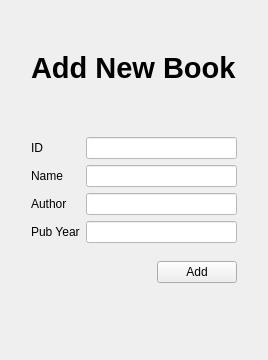
     <widget class="QWidget" name="page_add_book">
      <layout class="QGridLayout" name="gridLayout_9">
       <item row="3" column="1">
        <widget class="QLabel" name="label_33">
         <property name="text">
          <string>ID</string>
         </property>
        </widget>
       </item>
       <item row="6" column="1">
        <widget class="QLabel" name="label_36">
         <property name="text">
          <string>Pub Year</string>
         </property>
        </widget>
       </item>
       <item row="10" column="2">
        <spacer name="verticalSpacer_24">
         <property name="orientation">
          <enum>Qt::Vertical</enum>
         </property>
         <property name="sizeHint" stdset="0">
          <size>
           <width>20</width>
           <height>66</height>
          </size>
         </property>
        </spacer>
       </item>
       <item row="5" column="2" colspan="2">
        <widget class="QLineEdit" name="lineEdit_addBookAuthor">
         <property name="styleSheet">
          <string notr="true">background-color: rgb(255, 255, 255);
color: rgb(46, 52, 54);</string>
         </property>
        </widget>
       </item>
       <item row="1" column="1" colspan="3">
        <widget class="QLabel" name="label_32">
         <property name="font">
          <font>
           <pointsize>22</pointsize>
           <weight>75</weight>
           <bold>true</bold>
          </font>
         </property>
         <property name="text">
          <string>Add New Book</string>
         </property>
        </widget>
       </item>
       <item row="6" column="2" colspan="2">
        <widget class="QLineEdit" name="lineEdit_addBookYear">
         <property name="styleSheet">
          <string notr="true">background-color: rgb(255, 255, 255);
color: rgb(46, 52, 54);</string>
         </property>
        </widget>
       </item>
       <item row="1" column="0" rowspan="9">
        <spacer name="verticalSpacer_25">
         <property name="orientation">
          <enum>Qt::Vertical</enum>
         </property>
         <property name="sizeHint" stdset="0">
          <size>
           <width>20</width>
           <height>40</height>
          </size>
         </property>
        </spacer>
       </item>
       <item row="0" column="1">
        <spacer name="verticalSpacer_23">
         <property name="orientation">
          <enum>Qt::Vertical</enum>
         </property>
         <property name="sizeHint" stdset="0">
          <size>
           <width>20</width>
           <height>40</height>
          </size>
         </property>
        </spacer>
       </item>
       <item row="9" column="3">
        <widget class="QPushButton" name="pushButton_addnewbook">
         <property name="text">
          <string>Add</string>
         </property>
        </widget>
       </item>
       <item row="3" column="2" colspan="2">
        <widget class="QLineEdit" name="lineEdit_addBookID">
         <property name="styleSheet">
          <string notr="true">background-color: rgb(255, 255, 255);
color: rgb(46, 52, 54);</string>
         </property>
        </widget>
       </item>
       <item row="5" column="1">
        <widget class="QLabel" name="label_35">
         <property name="text">
          <string>Author</string>
         </property>
        </widget>
       </item>
       <item row="4" column="2" colspan="2">
        <widget class="QLineEdit" name="lineEdit_addBookName">
         <property name="styleSheet">
          <string notr="true">background-color: rgb(255, 255, 255);
color: rgb(46, 52, 54);</string>
         </property>
        </widget>
       </item>
       <item row="1" column="4" rowspan="9">
        <spacer name="verticalSpacer_26">
         <property name="orientation">
          <enum>Qt::Vertical</enum>
         </property>
         <property name="sizeHint" stdset="0">
          <size>
           <width>20</width>
           <height>40</height>
          </size>
         </property>
        </spacer>
       </item>
       <item row="4" column="1">
        <widget class="QLabel" name="label_34">
         <property name="text">
          <string>Name</string>
         </property>
        </widget>
       </item>
       <item row="9" column="2">
        <spacer name="horizontalSpacer_8">
         <property name="orientation">
          <enum>Qt::Horizontal</enum>
         </property>
         <property name="sizeHint" stdset="0">
          <size>
           <width>40</width>
           <height>20</height>
          </size>
         </property>
        </spacer>
       </item>
       <item row="2" column="1">
        <spacer name="verticalSpacer_27">
         <property name="orientation">
          <enum>Qt::Vertical</enum>
         </property>
         <property name="sizeHint" stdset="0">
          <size>
           <width>20</width>
           <height>40</height>
          </size>
         </property>
        </spacer>
       </item>
      </layout>
     </widget>
